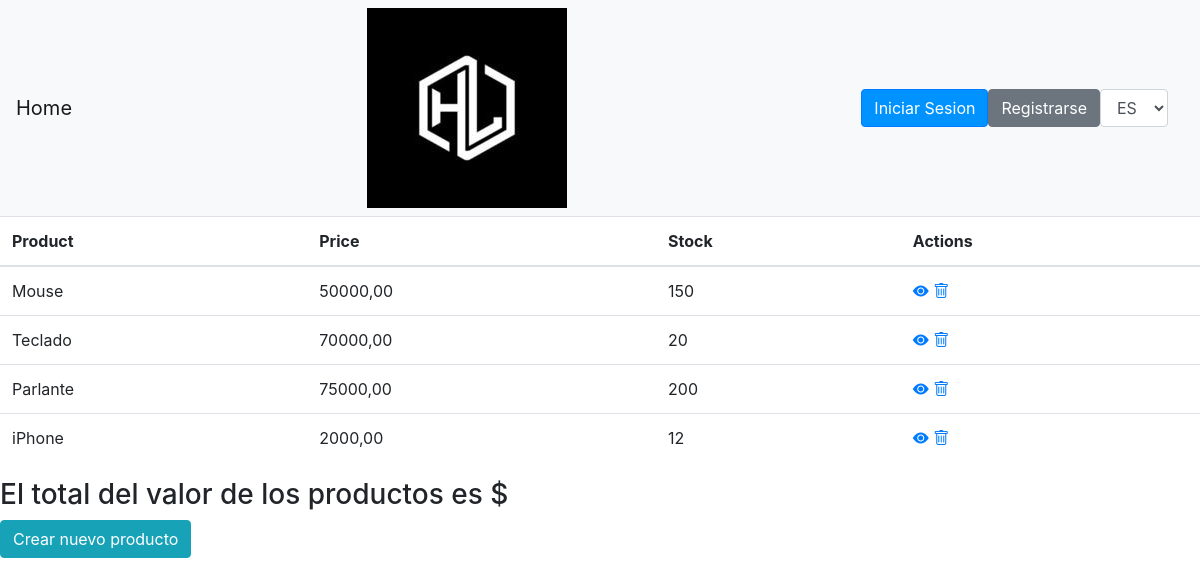
Page /products/product_list/ on the earlier database version.
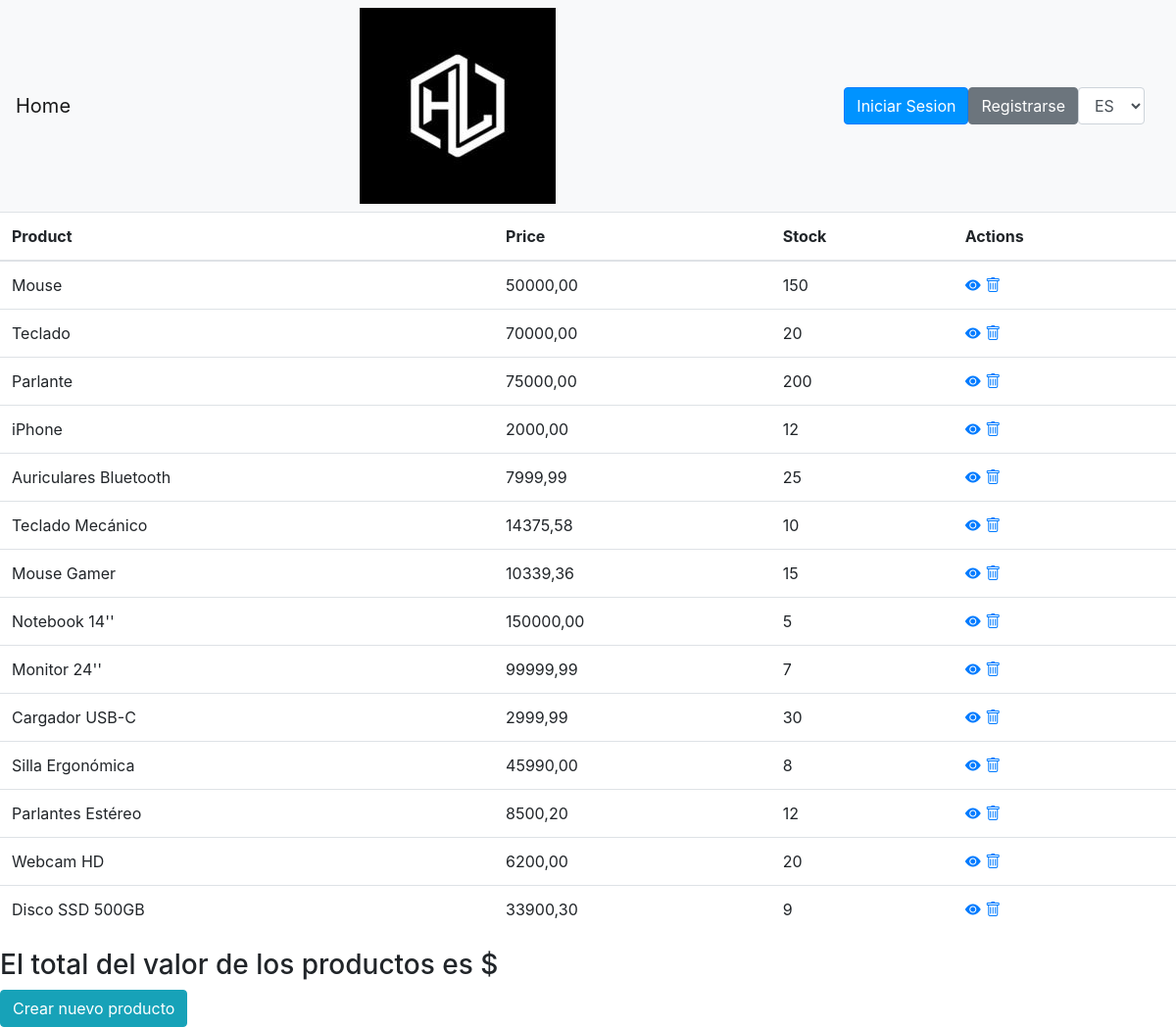
Same page on the later database version.
### products/models.py (models this page shows, shortened)
class Product(models.Model):
    name = models.CharField(_("Product name"), max_length=255)
    price = models.DecimalField(_("Price"),max_digits=10, decimal_places=2)
    stock = models.IntegerField()
    image = models.ImageField(upload_to='products/', blank=True, null=True)
    category = models.ForeignKey(
        Category,
        on_delete=models.SET_NULL,
        related_name='products',
        null=True,
        blank=True,
    )

### products/views.py (the view)
class ProductList(ListView):
    model = Product # Product.objects.all()
    template_name = 'products/list.html'
    context_object_name = 'products'

### itec2025/context_processors.py (called while the page is built)
def get_time_data(request):
    return {
        'current_year': date.today().year,
        'current_date': date.today()
    }

### products/templates/products/list.html (shortened to what this page needs)
{% extends 'base.html' %}
{% load i18n %}
{% block content %}
<table class="table">
  <thead>
    <tr>
      <th>{% trans 'Product' %}</th>
      <th>{% trans 'Price' %}</th>
      <th>Stock</th>
      <th>Actions</th>
    </tr>
  </thead>
  <tbody>
      {% for product in products %}
        <tr>
          <td scope="row">{{ product.name }}</td>
          <td>{{ product.price }}</td>
          <td>{{ product.stock }}</td>
          <td>
            <a href="{% url 'product_detail' product.id %}"><i class="bi bi-eye-fill"></i></a>
            <a href="{% url 'product_delete' product.id %}"><i class="bi bi-trash"></i></a>
          </td>
        </tr>
      {% endfor %}
    </tbody>
  </table>
  <h3>El total del valor de los productos es ${{total_price}}</h3>
  <div class="row">
    <div class="col">
      <a href="{% url 'product_create' %}" class="btn btn-info">Crear nuevo producto</a>
    </div>
  </div>
{% endblock %}

### home/templates/base.html (shortened to what this page needs)
{% load static %}
{% load i18n %}
<!doctype html>
<html lang="en">
  <head>
    <link rel="stylesheet" href="https://stackpath.bootstrapcdn.com/bootstrap/4.3.1/css/bootstrap.min.css">
    <link rel="stylesheet" href="{% static 'css/estilo.css' %}">
  </head>
  <body>
    <nav class="navbar navbar-light bg-light justify-content-between">
        <a class="navbar-brand" href="{% url 'index' %}">{% trans "Home" %}</a>
        <img src="{% static 'img/logo.png' %}" alt="">
        {% if user.is_authenticated %}
        <li class="navbar navbar-light bg-light">
            <a href="{% url 'product_list' %}">{% trans "Products" %}</a>
        </li>
        <li class="navbar navbar-light bg-light">
            <a href="{% url 'order_list' %}">Pedidos</a>
        </li>
        <a class="btn btn-danger" href="{% url 'logout' %}">Salir</a>
        {% else %}
        <li class="navbar navbar-light bg-light">
          <a class="btn btn-primary mx-auto d-block" href="{% url 'login' %}"> Iniciar Sesion </a>
          <a class="btn btn-secondary mx-auto d-block" href="{% url 'register' %}"> Registrarse </a>
        {% endif %}
        <form action="{% url 'set_language' %}" method="post">
          <select name="language" id="" class="form-control" onchange="this.form.submit()">
            <option value="es" {% if LANGUAGE_CODE == 'es' %} selected {% endif %}>ES</option>
          </select>
        </form>
    </nav>
      {% block content %}{% endblock %}
    <link rel="stylesheet" href="https://cdn.jsdelivr.net/npm/bootstrap-icons@1.10.5/font/bootstrap-icons.css">
  </body>
</html>

### static/css/estilo.css (style rules this page uses)
.btn-primary { background-color: #0093ff }

Differences in the rows shown:
added Product: name "Auriculares Bluetooth", price "7999,99", stock "25"
added Product: name "Teclado Mecánico", price "14375,58", stock "10"
added Product: name "Mouse Gamer", price "10339,36", stock "15"
added Product: name "Notebook 14''", price "150000,00", stock "5"
added Product: name "Monitor 24''", price "99999,99", stock "7"
added Product: name "Cargador USB-C", price "2999,99", stock "30"
added Product: name "Silla Ergonómica", price "45990,00", stock "8"
added Product: name "Parlantes Estéreo", price "8500,20", stock "12"
added Product: name "Webcam HD", price "6200,00", stock "20"
added Product: name "Disco SSD 500GB", price "33900,30", stock "9"
